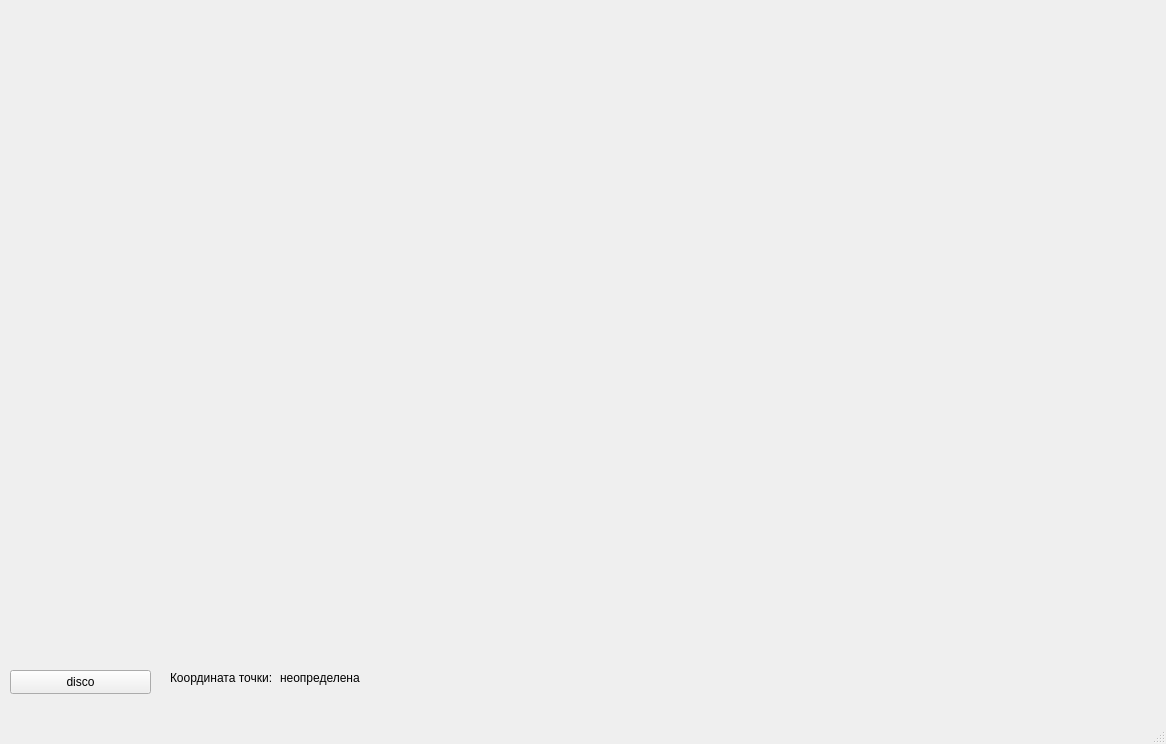
<?xml version="1.0" encoding="UTF-8"?>
<ui version="4.0">
 <class>MainWindow</class>
 <widget class="QMainWindow" name="MainWindow">
  <property name="geometry">
   <rect>
    <x>0</x>
    <y>0</y>
    <width>1166</width>
    <height>744</height>
   </rect>
  </property>
  <property name="minimumSize">
   <size>
    <width>745</width>
    <height>588</height>
   </size>
  </property>
  <property name="baseSize">
   <size>
    <width>745</width>
    <height>588</height>
   </size>
  </property>
  <property name="windowTitle">
   <string>MainWindow</string>
  </property>
  <widget class="QWidget" name="centralwidget">
   <property name="sizePolicy">
    <sizepolicy hsizetype="Preferred" vsizetype="Preferred">
     <horstretch>0</horstretch>
     <verstretch>0</verstretch>
    </sizepolicy>
   </property>
   <widget class="QWidget" name="widgetMain" native="true">
    <property name="geometry">
     <rect>
      <x>10</x>
      <y>10</y>
      <width>1151</width>
      <height>701</height>
     </rect>
    </property>
    <widget class="QChartView" name="widgetPlot" native="true">
     <property name="geometry">
      <rect>
       <x>10</x>
       <y>0</y>
       <width>1131</width>
       <height>651</height>
      </rect>
     </property>
     <property name="mouseTracking">
      <bool>true</bool>
     </property>
    </widget>
    <widget class="QPushButton" name="pushButton">
     <property name="geometry">
      <rect>
       <x>0</x>
       <y>660</y>
       <width>141</width>
       <height>24</height>
      </rect>
     </property>
     <property name="text">
      <string>disco</string>
     </property>
     <property name="checkable">
      <bool>false</bool>
     </property>
    </widget>
    <widget class="QLabel" name="label">
     <property name="geometry">
      <rect>
       <x>160</x>
       <y>660</y>
       <width>103</width>
       <height>16</height>
      </rect>
     </property>
     <property name="text">
      <string>Координата точки:</string>
     </property>
    </widget>
    <widget class="QLabel" name="label_2">
     <property name="geometry">
      <rect>
       <x>270</x>
       <y>660</y>
       <width>161</width>
       <height>16</height>
      </rect>
     </property>
     <property name="text">
      <string>неопределена</string>
     </property>
    </widget>
   </widget>
  </widget>
  <widget class="QMenuBar" name="menubar">
   <property name="geometry">
    <rect>
     <x>0</x>
     <y>0</y>
     <width>1166</width>
     <height>21</height>
    </rect>
   </property>
  </widget>
  <widget class="QStatusBar" name="statusbar"/>
 </widget>
 <customwidgets>
  <customwidget>
   <class>QChartView</class>
   <extends>QWidget</extends>
   <header>qchartview.h</header>
   <container>1</container>
  </customwidget>
 </customwidgets>
 <resources/>
 <connections/>
</ui>
